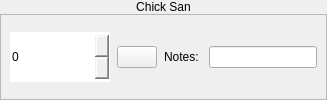
              <widget class="QWidget" name="orderFrame1" native="true">
               <property name="sizePolicy">
                <sizepolicy hsizetype="Preferred" vsizetype="Fixed">
                 <horstretch>0</horstretch>
                 <verstretch>0</verstretch>
                </sizepolicy>
               </property>
               <property name="minimumSize">
                <size>
                 <width>0</width>
                 <height>90</height>
                </size>
               </property>
               <layout class="QVBoxLayout" name="verticalLayout_3">
                <property name="spacing">
                 <number>0</number>
                </property>
                <property name="leftMargin">
                 <number>0</number>
                </property>
                <property name="topMargin">
                 <number>0</number>
                </property>
                <property name="rightMargin">
                 <number>0</number>
                </property>
                <property name="bottomMargin">
                 <number>0</number>
                </property>
                <item>
                 <widget class="QLabel" name="order1Label">
                  <property name="sizePolicy">
                   <sizepolicy hsizetype="Preferred" vsizetype="Fixed">
                    <horstretch>0</horstretch>
                    <verstretch>0</verstretch>
                   </sizepolicy>
                  </property>
                  <property name="styleSheet">
                   <string notr="true">font: 20pt &quot;Footlight MT Light&quot;;
color: black;</string>
                  </property>
                  <property name="text">
                   <string>Chick San</string>
                  </property>
                  <property name="alignment">
                   <set>Qt::AlignCenter</set>
                  </property>
                 </widget>
                </item>
                <item>
                 <widget class="QFrame" name="order1Btns">
                  <property name="frameShape">
                   <enum>QFrame::StyledPanel</enum>
                  </property>
                  <property name="frameShadow">
                   <enum>QFrame::Raised</enum>
                  </property>
                  <layout class="QHBoxLayout" name="horizontalLayout_12">
                   <property name="spacing">
                    <number>7</number>
                   </property>
                   <property name="topMargin">
                    <number>0</number>
                   </property>
                   <property name="bottomMargin">
                    <number>0</number>
                   </property>
                   <item>
                    <widget class="QSpinBox" name="order1Qty">
                     <property name="sizePolicy">
                      <sizepolicy hsizetype="Fixed" vsizetype="Fixed">
                       <horstretch>0</horstretch>
                       <verstretch>0</verstretch>
                      </sizepolicy>
                     </property>
                     <property name="minimumSize">
                      <size>
                       <width>100</width>
                       <height>50</height>
                      </size>
                     </property>
                     <property name="maximumSize">
                      <size>
                       <width>100</width>
                       <height>16777215</height>
                      </size>
                     </property>
                     <property name="styleSheet">
                      <string notr="true">QSpinBox::up-button {
	image: url(:/icons/iconsImages/1200px-Green-Up-Arrow.svg.png);
}
QSpinBox::down-button {
	image: url(:/icons/iconsImages/1200px-RedDownArrow.svg.png);
}
QSpinBox{
	font: 22pt &quot;Arial&quot;;
	border: none;
}

</string>
                     </property>
                    </widget>
                   </item>
                   <item>
                    <widget class="QPushButton" name="order1CancelBtn">
                     <property name="text">
                      <string/>
                     </property>
                     <property name="icon">
                      <iconset resource="iconsImages.qrc">
                       <normaloff>:/icons/iconsImages/1024px-Black_close_x.svg.png</normaloff>:/icons/iconsImages/1024px-Black_close_x.svg.png</iconset>
                     </property>
                     <property name="iconSize">
                      <size>
                       <width>30</width>
                       <height>30</height>
                      </size>
                     </property>
                    </widget>
                   </item>
                   <item>
                    <widget class="QLabel" name="order1Lbl">
                     <property name="styleSheet">
                      <string notr="true">font: 12pt &quot;Arial&quot;;</string>
                     </property>
                     <property name="text">
                      <string>Notes: </string>
                     </property>
                    </widget>
                   </item>
                   <item>
                    <widget class="QLineEdit" name="order1Notes">
                     <property name="styleSheet">
                      <string notr="true">font: 12pt &quot;Arial&quot;;</string>
                     </property>
                     <property name="text">
                      <string/>
                     </property>
                    </widget>
                   </item>
                  </layout>
                 </widget>
                </item>
               </layout>
              </widget>
